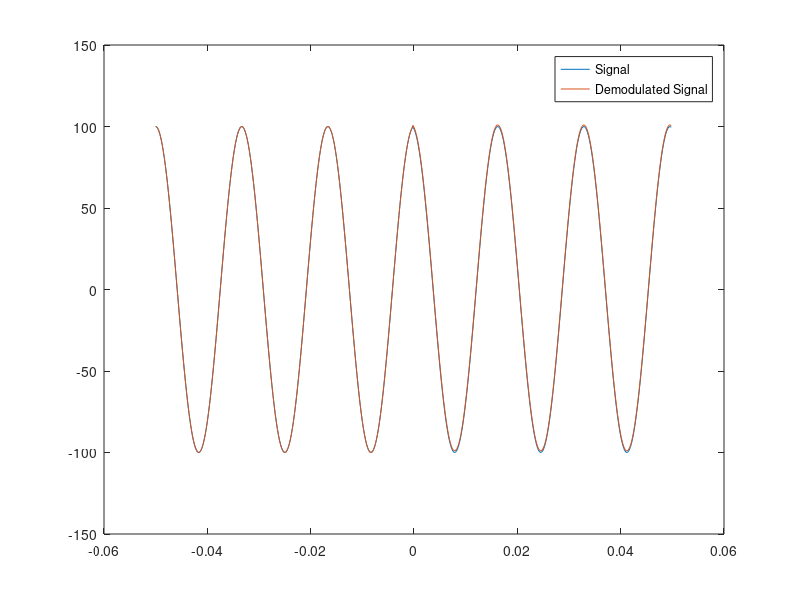
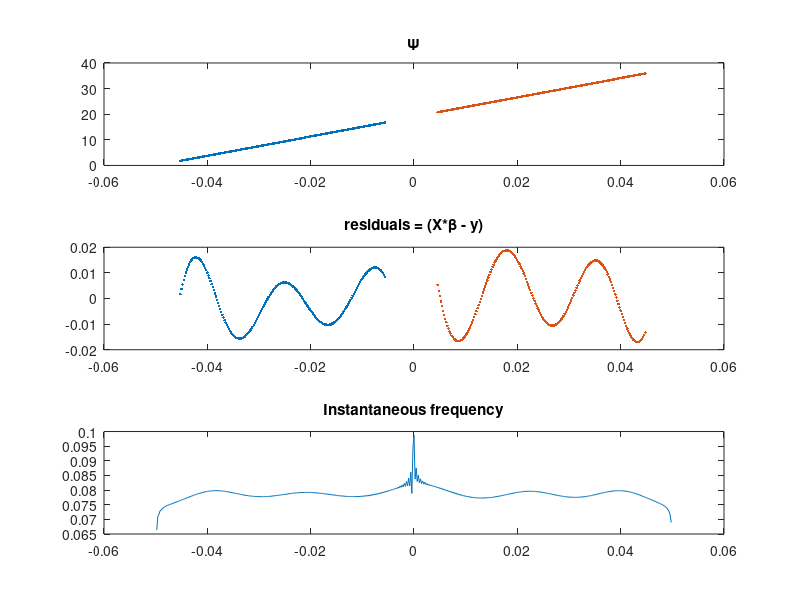
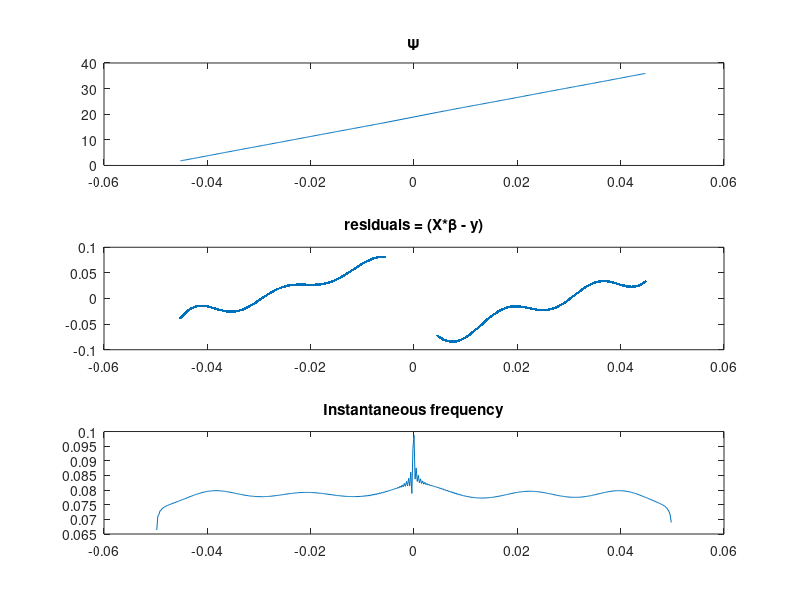

Write MATLAB code to recreate these figures, in order.
% Estimation of Sincrophasors with discontinuities
% using MATLAB optimization toolbox 
clear all; close all; clc;

%signal generation
F0 = 60; %Hz nominal
F1 = 60; %Hz fundamental
SampleRate = 4800; %Hz
dt = 1/SampleRate;
AnalysisCycles = 6;
NSamples = floor(AnalysisCycles*SampleRate/F0);
n = -NSamples/2:(NSamples/2-1); %discrete time vector
tau_pp = 0.5; % relative time of step in percent of total time 
tau_0 = (tau_pp - 0.5)*NSamples; %discrete time displacement
n = n - tau_0;
t = n*dt; %time vector
Vm = 100; %70*sqrt(2);
Ps = 0; %phase in degrees

% Phase in radians
Ph = Ps*pi/180;

KaS = 10;   % IEEE Std phase (angle) step index: 10 degrees
KxS = 0;   % magnitude step index: 0.1 
Wf = 2*pi*F1;  % fundamental frequency

Xm = Vm; %for now, single phase; TODO: 6-channels
Ain = zeros(length(Xm),length(t));
% Amplitude Step: applied after time passes 0
i = 1;
Ain(i,:) = Xm(i);
Ain(i,t >= 0) = Ain(i,t >= 0) * (1 + KxS(i));
%Phase step
Theta(i,:) = (Wf(i)*t) ...                         % Fundamental
                 + Ph(i);               % phase shift
Theta(i,t >= 0) = Theta(i,t >= 0) + (KaS(i) * pi/180);
cSignal = (Ain.*exp(-1i.*Theta));
SNR = 90; %dB SNR = 20 log_10 Asinal/Aruido => Aruido = Asinal/10^(SNR/20)
Aruido = Vm/10^(SNR/20);
Signal = real(cSignal) + Aruido*(rand(1,length(t))-0.5);

%%%% Estimation of tau
%addpath('.\common')
%load filter_PB20_20Hz_5th % b20 a20 (elliptic lowpass filter with 20Hz passband and zero at 60 Hz)

%Hilbert filter
br = floor(0.05*NSamples); % 5% of NSamples are taken off at the beggining and end
z=hilbert(Signal');  % calculates the analytic signal associated with Signal
Psi = unwrap(angle(z));

f_hi=unwrap(angle(z(2:end,:).*conj(z(1:end-1,:))));  % Hilbert estimate of the instantaneous frequency of Signal
f=f_hi-median(f_hi(br:end-br));

%Ain = (Ain - mean(Ain))./abs(Ain);

%Total Variation of Psi
% m = length(Psi);
% D = zeros(m,m); 
% for i = 1:m-1
%    D(i,i) = -1;
%    D(i,i+1) = 1;
% end
% D(m,m) = 1;
% 
% TV = sum(abs(D*Psi));
% figure; 
% plot(t,TV,t,Psi); title('Total variation of \Psi')
% legend('TV(\Psi)','\Psi')


%threshold
th = 0.01;

[ifmax, imax] = max(abs(f(br:end-br)));
imax_th = find(abs(f(br:end-br))>th,1);
imax_th = imax_th + br - 1;

if imax_th>0
    tau_e = imax_th*dt
    tau = (tau_0 + NSamples/2)*dt
else
    tau_e = 0;
    tau = 0;
    imax_th = size(t,2)+1;
end

tau_error = (tau_e - tau)

%trying to demodulate signal with nominal values
% for phase
demod = 1; %cos(KaS*pi/180);
if imax_th>0
    Sig_demod = [Signal(1:imax_th) Signal(imax_th+1:end)+demod];
else 
    Sig_demod = Signal;
end
plot(t,Signal)
hold on; plot(t,Sig_demod); legend('Signal','Demodulated Signal')
%now, recalculate hilbert with demodulated signal
z=hilbert(Sig_demod');  % calculates the analytic signal associated with Signal
Psi = unwrap(angle(z));
f_hi=unwrap(angle(z(2:end,:).*conj(z(1:end-1,:))));  % Hilbert estimate of the instantaneous frequency of Signal
f=f_hi-median(f_hi(br:end-br));


%splittig Psi in two
Psi_1 = Psi(br:imax_th-1-br);
t_1 = t(br:imax_th-1-br);
Psi_2 = Psi(imax_th+br:end-br);
t_2 = t(imax_th+br:end-br);

%estimation of angular frequency (w = 2*pi*f) using hilbert
% w is the slope of the linear curve

%1st degree model matrix
%calculating 2freqs
X1 = [t_1' ones(size(t_1))']; y = Psi_1;
beta = (X1'*X1)\X1'*y;
fest_1 = beta(1)/(2*pi)
ferr_1 = 100*(fest_1 - F1)/F1
res_1 = (X1*beta - y);

X2 = [t_2' ones(size(t_2))']; y = Psi_2;
beta = (X2'*X2)\X2'*y;
fest_2 = beta(1)/(2*pi)
ferr_2 = 100*(fest_2 - F1)/F1
res_2 = (X2*beta - y);

fest = mean([fest_1 fest_2])
ferr = 100*(fest - F1)/F1

figure
subplot(3,1,1); plot(t_1,Psi_1,'.',t_2,Psi_2,'.'); title('\Psi')
subplot(3,1,2); plot(t_1,res_1,'.',t_2,res_2,'.'); title('residuals = (X*\beta - y)')
subplot(3,1,3); plot(t(2:end),abs(f_hi)); title('Instantaneous frequency')

%Other approach
%calculating 1freq
Psi = [Psi_1; Psi_2]; y = Psi;
t_m = [t_1 t_2]';
X = [t_m'; ones(size(t_m))']';
beta = (X'*X)\X'*y;
fest_m = beta(1)/(2*pi)
ferr_m = 100*(fest_m - F1)/F1
res_m = (X*beta - y);
figure
subplot(3,1,1); plot(t_m,Psi); title('\Psi')
subplot(3,1,2); plot(t_m,res_m,'.'); title('residuals = (X*\beta - y)')
subplot(3,1,3); plot(t(2:end),abs(f_hi)); title('Instantaneous frequency')


